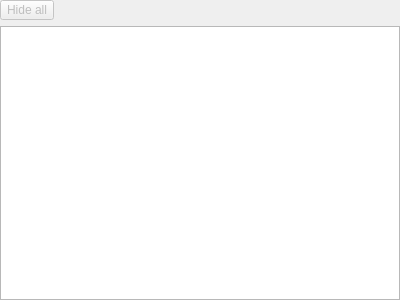
<?xml version="1.0" encoding="UTF-8"?>
<ui version="4.0">
 <class>OutputWidget</class>
 <widget class="QWidget" name="OutputWidget">
  <property name="geometry">
   <rect>
    <x>0</x>
    <y>0</y>
    <width>400</width>
    <height>300</height>
   </rect>
  </property>
  <property name="windowTitle">
   <string>Form</string>
  </property>
  <property name="styleSheet">
   <string notr="true">QPushButton {
  padding: 2px 6px;
}</string>
  </property>
  <layout class="QVBoxLayout" name="verticalLayout">
   <property name="leftMargin">
    <number>0</number>
   </property>
   <property name="topMargin">
    <number>0</number>
   </property>
   <property name="rightMargin">
    <number>0</number>
   </property>
   <property name="bottomMargin">
    <number>0</number>
   </property>
   <item>
    <layout class="QHBoxLayout" name="horizontalLayout">
     <item>
      <widget class="QPushButton" name="toggleAll_pushButton">
       <property name="enabled">
        <bool>false</bool>
       </property>
       <property name="text">
        <string>Hide all</string>
       </property>
       <property name="checked">
        <bool>false</bool>
       </property>
      </widget>
     </item>
     <item>
      <layout class="QHBoxLayout" name="sectionButtons_horizontalLayout"/>
     </item>
     <item>
      <spacer name="horizontalSpacer">
       <property name="orientation">
        <enum>Qt::Horizontal</enum>
       </property>
       <property name="sizeHint" stdset="0">
        <size>
         <width>40</width>
         <height>20</height>
        </size>
       </property>
      </spacer>
     </item>
     <item>
      <layout class="QHBoxLayout" name="messageTypeButtons_horizontalLayout"/>
     </item>
    </layout>
   </item>
   <item>
    <widget class="QTextBrowser" name="textBrowser"/>
   </item>
  </layout>
 </widget>
 <resources/>
 <connections/>
</ui>
